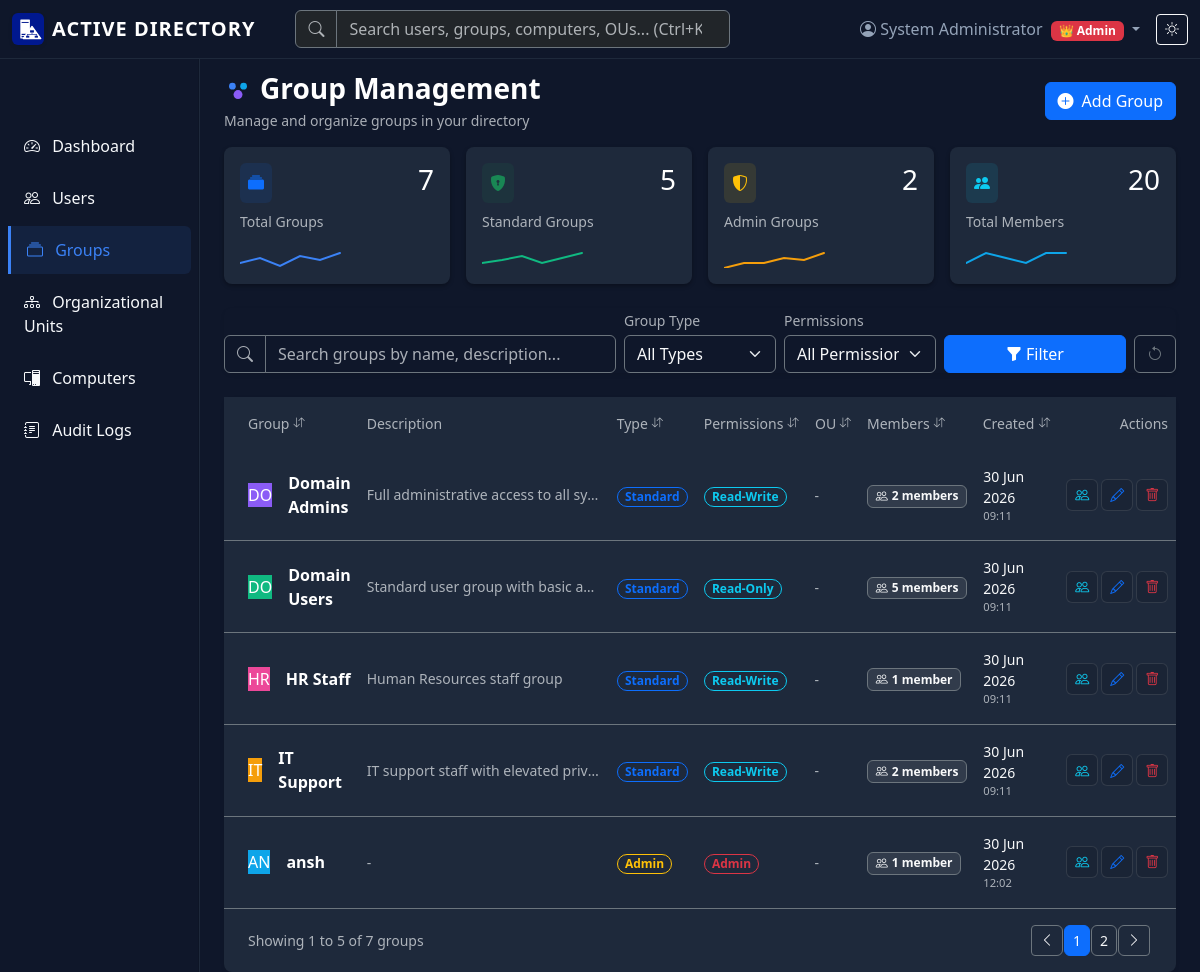
/groups (signed in), run on an earlier commit of the app's database.
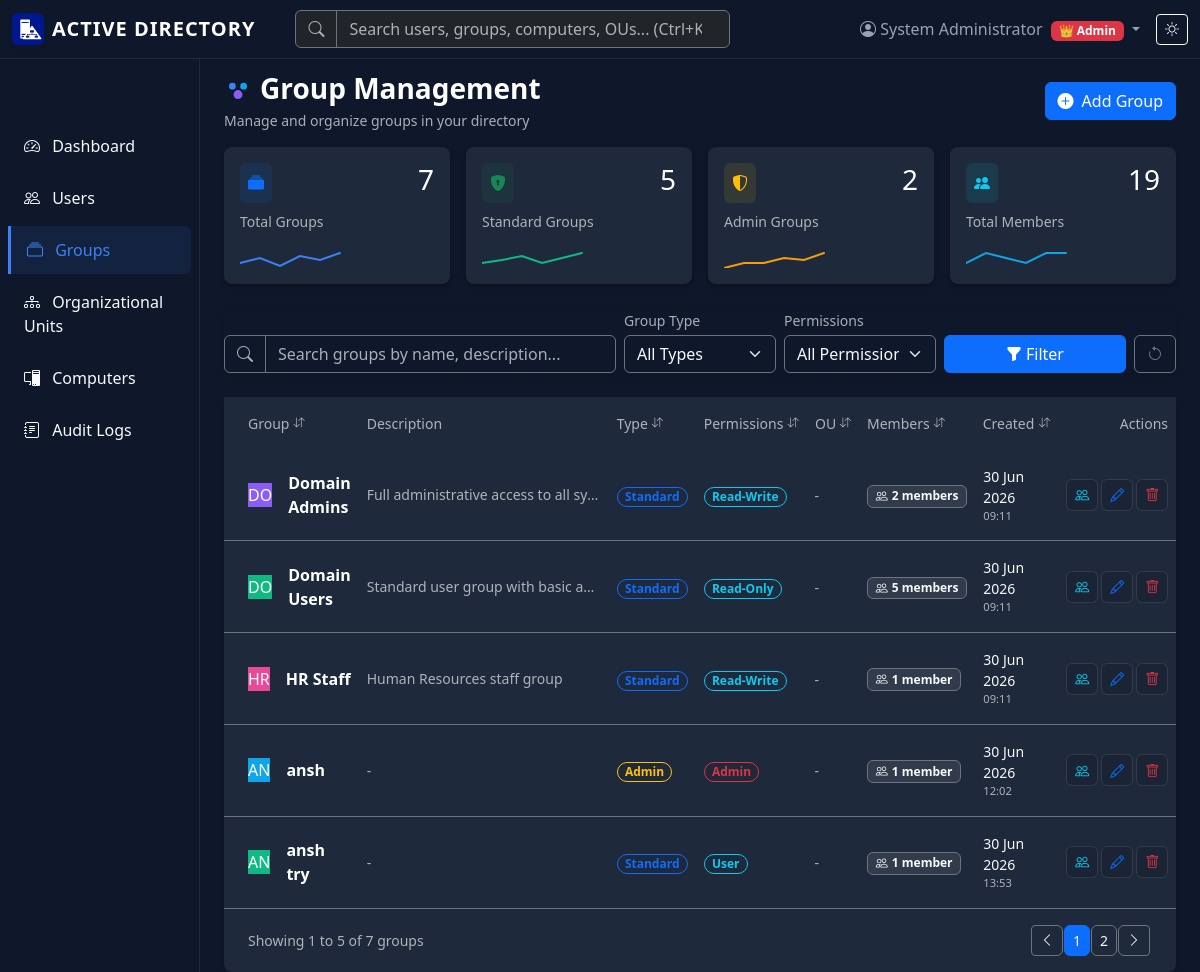
And on a later commit of the database.
### models.py (models this page shows, shortened)
class Group(db.Model):
    id = db.Column(db.Integer, primary_key=True)
    name = db.Column(db.String(100), unique=True, nullable=False, index=True)
    description = db.Column(db.Text, nullable=True)
    permissions = db.Column(db.String(50), nullable=False, default='user')  # user, admin
    grant_admin_rights = db.Column(db.Boolean, default=False, nullable=False)  # Whether members get admin role
    created_at = db.Column(db.DateTime, default=lambda: datetime.now(timezone.utc), nullable=False)
    ou_id = db.Column(db.Integer, db.ForeignKey('organizational_unit.id'), nullable=True)

### app.py (the view)
@app.route('/groups')
@login_required_with_message
def groups():
    page = request.args.get('page', 1, type=int)
    search = request.args.get('search', '', type=str)
    group_type = request.args.get('group_type', '', type=str)
    permission = request.args.get('permission', '', type=str)
    sort_by = request.args.get('sort_by', 'name', type=str)
    sort_dir = request.args.get('sort_dir', 'asc', type=str)
    query = Group.query
    if search:
        query = query.filter((Group.name.contains(search)) | (Group.description.contains(search)))
    if group_type == 'Admin':
        query = query.filter(Group.grant_admin_rights == True)
    elif group_type == 'Standard':
        query = query.filter(Group.grant_admin_rights == False)
    if permission:
        query = query.filter(Group.permissions == permission)
    if sort_by == 'members':
        sort_column = Group.name
    else:
        sort_column = getattr(Group, sort_by, Group.name)
    if sort_dir == 'desc':
        query = query.order_by(sort_column.desc())
    else:
        query = query.order_by(sort_column.asc())
    groups_pagination = query.paginate(
        page=page, per_page=app.config['ITEMS_PER_PAGE'], error_out=False
    )
    stats = {
        'total': Group.query.count(),
        'admin': Group.query.filter_by(grant_admin_rights=True).count(),
        'standard': Group.query.filter_by(grant_admin_rights=False).count(),
        'members': db.session.query(group_members_table).count()
    }
    return render_template('groups.html', title='Group Management',
                         groups=groups_pagination.items, pagination=groups_pagination,
                         search=search, group_type=group_type, permission=permission,
                         sort_by=sort_by, sort_dir=sort_dir, stats=stats)

### app.py (called while the page is built)
def create_app(config_name=None):
    app = Flask(__name__)
    config_name = config_name or os.environ.get('FLASK_CONFIG', 'default')
    app.config.from_object(config[config_name])
    db.init_app(app)
    login_manager = LoginManager()
    login_manager.init_app(app)
    login_manager.login_view = 'login'
    login_manager.login_message = 'Please log in to access this page.'
    login_manager.login_message_category = 'warning'
    @login_manager.user_loader
    def load_user(user_id):
        return User.query.get(int(user_id))
    @app.before_request
    def before_request():
        from flask_login import current_user
        if current_user.is_authenticated:
            try:
                db.session.expire(current_user)
                db.session.expire_all()
            except Exception:
                pass  # If refresh fails, continue with current user object
    return app

### models.py (called while the page is built)
    def is_admin(self):
        if self.role == 'Admin':
            return True
        admin_groups = [g for g in self.groups if g.grant_admin_rights]
        return len(admin_groups) > 0

### templates/groups.html (shortened to what the changed rows need)
{% extends "base.html" %}
{% block content %}
<div class="d-flex justify-content-between flex-wrap flex-md-nowrap align-items-center pt-3 pb-3">
    <div>
        <h1 class="h3 mb-0 d-flex align-items-center text-white fw-bold">
            <svg xmlns="http://www.w3.org/2000/svg" width="28" height="28" viewBox="0 0 100 100" class="me-2">
                <circle cx="30" cy="40" r="12" fill="#3b82f6"/>
                <circle cx="70" cy="40" r="12" fill="#0ea5e9"/>
                <circle cx="50" cy="70" r="16" fill="#8b5cf6"/>
            </svg>
            Group Management
        </h1>
    </div>
</div>
<div class="row g-3 mb-4">
    <div class="col-6 col-md-3">
        <div class="card h-100 border-0 stat-card" style="border-left-color: #0ea5e9;">
            <div class="card-body p-3 d-flex flex-column">
                <div class="d-flex justify-content-between align-items-start mb-2">
                    <div class="p-2 rounded bg-info bg-opacity-10 text-info"><i class="bi bi-people-fill"></i></div>
                    <h3 class="mb-0 text-white">{{ stats.members }}</h3>
                </div>
            </div>
        </div>
    </div>
</div>
<div class="card border-0 shadow-sm">
    <div class="card-body p-0 table-responsive" style="max-height: 600px;">
        <table class="table table-hover table-sticky-header mb-0 align-middle">
            <thead>
                <tr>
                    <th class="border-bottom-0 py-3 ps-4 text-muted small fw-medium" style="width: 25%;">
                        <a href="{{ url_for('groups', search=search, group_type=group_type, permission=permission, sort_by='name', sort_dir='desc' if sort_by == 'name' and sort_dir == 'asc' else 'asc') }}" class="text-decoration-none text-muted d-flex align-items-center">
                            Group <i class="bi bi-arrow-down-up ms-1" style="font-size:0.7rem;"></i>
                        </a>
                    </th>
                    <th class="border-bottom-0 py-3 text-muted small fw-medium" style="width: 25%;">Description</th>
                    <th class="border-bottom-0 py-3 text-muted small fw-medium">
                        <a href="{{ url_for('groups', search=search, group_type=group_type, permission=permission, sort_by='grant_admin_rights', sort_dir='desc' if sort_by == 'grant_admin_rights' and sort_dir == 'asc' else 'asc') }}" class="text-decoration-none text-muted d-flex align-items-center">
                            Type <i class="bi bi-arrow-down-up ms-1" style="font-size:0.7rem;"></i>
                        </a>
                    </th>
                    <th class="border-bottom-0 py-3 text-muted small fw-medium">
                        <a href="{{ url_for('groups', search=search, group_type=group_type, permission=permission, sort_by='permissions', sort_dir='desc' if sort_by == 'permissions' and sort_dir == 'asc' else 'asc') }}" class="text-decoration-none text-muted d-flex align-items-center">
                            Permissions <i class="bi bi-arrow-down-up ms-1" style="font-size:0.7rem;"></i>
                        </a>
                    </th>
                    <th class="border-bottom-0 py-3 text-muted small fw-medium">
                        <a href="{{ url_for('groups', search=search, group_type=group_type, permission=permission, sort_by='ou_id', sort_dir='desc' if sort_by == 'ou_id' and sort_dir == 'asc' else 'asc') }}" class="text-decoration-none text-muted d-flex align-items-center">
                            OU <i class="bi bi-arrow-down-up ms-1" style="font-size:0.7rem;"></i>
                        </a>
                    </th>
                    <th class="border-bottom-0 py-3 text-muted small fw-medium">
                        <a href="{{ url_for('groups', search=search, group_type=group_type, permission=permission, sort_by='members', sort_dir='desc' if sort_by == 'members' and sort_dir == 'asc' else 'asc') }}" class="text-decoration-none text-muted d-flex align-items-center">
                            Members <i class="bi bi-arrow-down-up ms-1" style="font-size:0.7rem;"></i>
                        </a>
                    </th>
                    <th class="border-bottom-0 py-3 text-muted small fw-medium">
                        <a href="{{ url_for('groups', search=search, group_type=group_type, permission=permission, sort_by='created_at', sort_dir='desc' if sort_by == 'created_at' and sort_dir == 'asc' else 'asc') }}" class="text-decoration-none text-muted d-flex align-items-center">
                            Created <i class="bi bi-arrow-down-up ms-1" style="font-size:0.7rem;"></i>
                        </a>
                    </th>
                    {% if current_user.is_admin() %}
                    <th class="border-bottom-0 py-3 text-end pe-4 text-muted small fw-medium">Actions</th>
                    {% endif %}
                </tr>
            </thead>
            <tbody>
                {% if groups %}
                    {% for group in groups %}
                    <tr class="clickable-row border-bottom border-secondary" onclick="if(!event.target.closest('a') && !event.target.closest('button')) window.location.href='{{ url_for('edit_group', id=group.id) }}'">
                        <td class="ps-4 py-3">
                            <div class="d-flex align-items-center">
                                <div class="user-avatar avatar-{{ group.id % 5 }} me-3 flex-shrink-0">
                                    {{ group.name[0:2]|upper }}
                                </div>
                                <div>
                                    <div class="text-white fw-semibold mb-0">{{ group.name }}</div>
                                </div>
                            </div>
                        </td>
                        <td class="py-3 text-muted small text-truncate" style="max-width: 250px;" title="{{ group.description or 'No description' }}">
                            {{ group.description or '-' }}
                        </td>
                        <td class="py-3">
                            <span class="badge badge-pill-outline {% if group.grant_admin_rights %}text-warning{% else %}text-primary{% endif %}">
                                {% if group.grant_admin_rights %}Admin{% else %}Standard{% endif %}
                            </span>
                        </td>
                        <td class="py-3">
                            <span class="badge badge-pill-outline {% if group.permissions == 'admin' %}text-danger{% else %}text-info{% endif %}">
                                {{ group.permissions|title }}
                            </span>
                        </td>
                        <td class="py-3">
                            {% if group.ou %}
                                <a href="{{ url_for('ou_bp.organizational_units', selected_ou=group.ou.id) }}" class="badge bg-secondary bg-opacity-25 text-light text-decoration-none border border-secondary" onclick="event.stopPropagation();">{{ group.ou.name }}</a>
                            {% else %}
                                <span class="text-muted small">-</span>
                            {% endif %}
                        </td>
                        <td class="py-3">
                            <a href="{{ url_for('group_members', id=group.id) }}" class="badge bg-secondary bg-opacity-25 text-light text-decoration-none border border-secondary d-inline-flex align-items-center" onclick="event.stopPropagation();" title="Manage Members">
                                <i class="bi bi-people me-1"></i> {{ group.members|length }} member{% if group.members|length != 1 %}s{% endif %}
                            </a>
                        </td>
                        <td class="py-3">
                            <div class="text-light small">{{ group.created_at.strftime('%d %b %Y') }}</div>
                            <div class="text-muted" style="font-size:0.7rem;">{{ group.created_at.strftime('%H:%M') }}</div>
                        </td>
                        {% if current_user.is_admin() %}
                        <td class="py-3 text-end pe-4 table-actions">
                            <div class="btn-group" role="group">
                                <a href="{{ url_for('group_members', id=group.id) }}" class="btn btn-sm text-info" title="Manage Members" onclick="event.stopPropagation();">
                                    <i class="bi bi-people"></i>
                                </a>
                                <a href="{{ url_for('edit_group', id=group.id) }}" class="btn btn-sm text-primary" title="Edit" onclick="event.stopPropagation();">
                                    <i class="bi bi-pencil"></i>
                                </a>
                                <button type="button" class="btn btn-sm text-danger"
                                        onclick="event.stopPropagation(); confirmDelete('{{ group.name }}', '{{ url_for('delete_group', id=group.id) }}')"
                                        title="Delete">
                                    <i class="bi bi-trash"></i>
                                </button>
                            </div>
                        </td>
                        {% endif %}
                    </tr>
                    {% endfor %}
                {% endif %}
            </tbody>
        </table>
    </div>
    {% if pagination and pagination.pages > 1 %}
    <div class="card-footer bg-transparent border-0 py-3 px-4 d-flex justify-content-between align-items-center flex-wrap">
        <div class="d-flex align-items-center">
            <nav aria-label="Pagination">
                <ul class="pagination pagination-sm mb-0">
                    {% for page_num in pagination.iter_pages(left_edge=1, left_current=1, right_current=2, right_edge=1) %}
                        {% if page_num %}
                            <li class="page-item {% if page_num == pagination.page %}active{% endif %}">
                                <a class="page-link {% if page_num == pagination.page %}bg-primary border-primary{% else %}bg-transparent border-secondary text-light{% endif %}" href="{{ url_for('groups', page=page_num, search=search, group_type=group_type, permission=permission, sort_by=sort_by, sort_dir=sort_dir) }}">{{ page_num }}</a>
                            </li>
                        {% else %}
                            <li class="page-item disabled"><span class="page-link bg-transparent border-secondary text-muted">...</span></li>
                        {% endif %}
                    {% endfor %}
                </ul>
            </nav>
        </div>
    </div>
    {% endif %}
</div>
{% endblock %}

What changed in the data, as far as the page shows it:
removed Group: name "IT", name "IT Support", description "IT support staff with elevated priv…", grant_admin_rights "Standard", permissions "Read-Write", members|length "2", created_at "30 Jun 2026", created_at "09:11"
added Group: name "AN", name "ansh try", description "-", grant_admin_rights "Standard", permissions "User", members|length "1", created_at "30 Jun 2026", created_at "13:53"
Also different on the page:
{{ stats.members }}: "20" → "19"
